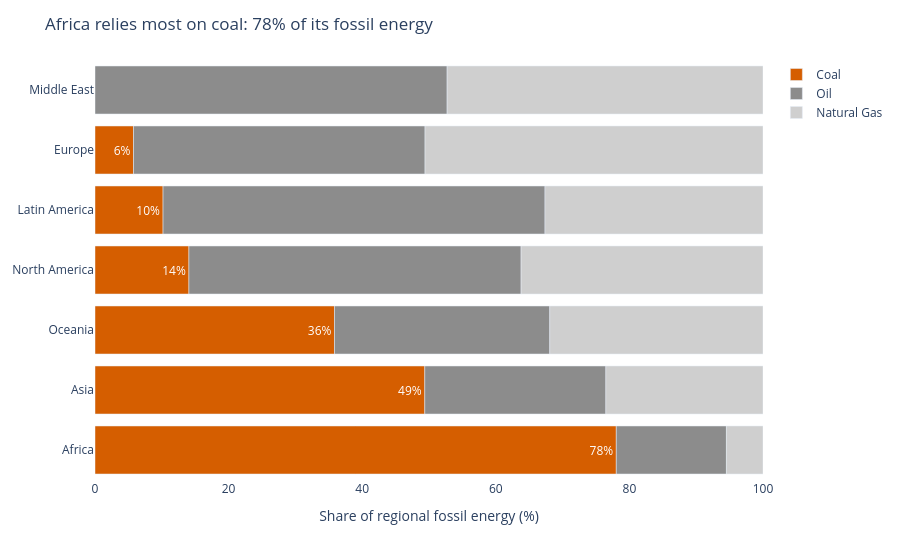

The notebook cell this image was saved under:
### Markdown cell above
## Task 3 — 100% stacked bar: which region relies most on coal?

**What to build:** A horizontal 100% stacked bar chart showing, for each **Region**, how its fossil energy splits between Coal, Oil and Natural Gas. This is the **same data as your Task 1 treemap**, visualised a second way.

**Requirements:**
- Reuse `df_fossil` from Task 1; aggregate TWh by `Region` × `Source` and convert to **shares of each region's fossil total**
- Horizontal bars, regions **sorted by coal share** (highest at the top)
- Coal is the segment on the baseline (first in `category_orders`) and the **only coloured segment** — keep it the same colour as in Task 1; Oil and Natural Gas in two greys
- Percentage labels on the coal segments only
- Insight title naming the most coal-dependent region and its coal share

> 💡 `df.groupby('Region')['TWh'].transform('sum')` gives each row its region total

### Code cell
# Task 3
# YOUR CODE HERE
# Task 3
fossil_region = (df_fossil.groupby(['Region', 'Source'], as_index=False)['TWh'].sum())
fossil_region['Share_pct'] = (
    fossil_region['TWh'] / fossil_region.groupby('Region')['TWh'].transform('sum') * 100
)

# Order regions by coal share. Horizontal bars plot the first category at the
# bottom, so sort ascending to get the highest coal share at the top.
coal_share = (fossil_region.loc[fossil_region['Source'] == 'Coal']
              .set_index('Region')['Share_pct']
              .reindex(fossil_region['Region'].unique())
              .fillna(0)
              .sort_values())
region_order = coal_share.index.tolist()

top_coal_region = coal_share.idxmax()
top_coal_share = coal_share.max()

fig3 = px.bar(
    fossil_region,
    x='Share_pct',
    y='Region',
    color='Source',
    orientation='h',
    category_orders={'Source': ['Coal', 'Oil', 'Natural Gas'],
                     'Region': region_order},
    color_discrete_map={'Coal': source_colors['Coal'],
                        'Oil': '#8C8C8C',
                        'Natural Gas': '#CFCFCF'},
    title=f"{top_coal_region} relies most on coal: {top_coal_share:.0f}% of its fossil energy"
)

# Percentage labels on coal only
fig3.update_traces(texttemplate='%{x:.0f}%', textposition='inside',
                   textfont_color='white', selector=dict(name='Coal'))
fig3.update_traces(texttemplate='', selector=dict(name='Oil'))
fig3.update_traces(texttemplate='', selector=dict(name='Natural Gas'))

fig3.update_layout(
    xaxis_title='Share of regional fossil energy (%)',
    yaxis_title=None,
    xaxis=dict(range=[0, 100]),
    legend_title_text='',
    plot_bgcolor='white',
    margin=dict(t=60)
)
fig3.show()

### Figure 1 — Plotly figure (JSON) as saved in the notebook; plotly's stock layout.template omitted (floating-point values rounded to 4 significant figures)
{"data": [{"hovertemplate": "Source=Coal<br>Share_pct=%{x}<br>Region=%{y}<extra></extra>", "legendgroup": "Coal", "marker": {"color": "#D55E00", "pattern": {"shape": ""}}, "name": "Coal", "orientation": "h", "showlegend": true, "textfont": {"color": "white"}, "textposition": "inside", "texttemplate": "%{x:.0f}%", "type": "bar", "x": [78.04, 49.37, 5.765, 10.19, 14.06, 35.85], "xaxis": "x", "y": ["Africa", "Asia", "Europe", "Latin America", "North America", "Oceania"], "yaxis": "y"}, {"hovertemplate": "Source=Oil<br>Share_pct=%{x}<br>Region=%{y}<extra></extra>", "legendgroup": "Oil", "marker": {"color": "#8C8C8C", "pattern": {"shape": ""}}, "name": "Oil", "orientation": "h", "showlegend": true, "textposition": "auto", "texttemplate": "", "type": "bar", "x": [16.48, 27.11, 43.64, 57.18, 52.71, 49.73, 32.23], "xaxis": "x", "y": ["Africa", "Asia", "Europe", "Latin America", "Middle East", "North America", "Oceania"], "yaxis": "y"}, {"hovertemplate": "Source=Natural Gas<br>Share_pct=%{x}<br>Region=%{y}<extra></extra>", "legendgroup": "Natural Gas", "marker": {"color": "#CFCFCF", "pattern": {"shape": ""}}, "name": "Natural Gas", "orientation": "h", "showlegend": true, "textposition": "auto", "texttemplate": "", "type": "bar", "x": [5.476, 23.52, 50.59, 32.64, 47.29, 36.21, 31.92], "xaxis": "x", "y": ["Africa", "Asia", "Europe", "Latin America", "Middle East", "North America", "Oceania"], "yaxis": "y"}], "layout": {"barmode": "relative", "legend": {"title": {"text": ""}, "tracegroupgap": 0}, "margin": {"t": 60}, "plot_bgcolor": "white", "title": {"text": "Africa relies most on coal: 78% of its fossil energy"}, "xaxis": {"anchor": "y", "domain": [0, 1], "range": [0, 100], "title": {"text": "Share of regional fossil energy (%)"}}, "yaxis": {"anchor": "x", "categoryarray": ["Africa", "Asia", "Oceania", "North America", "Latin America", "Europe", "Middle East"], "categoryorder": "array", "domain": [0, 1], "title": {}}}}
